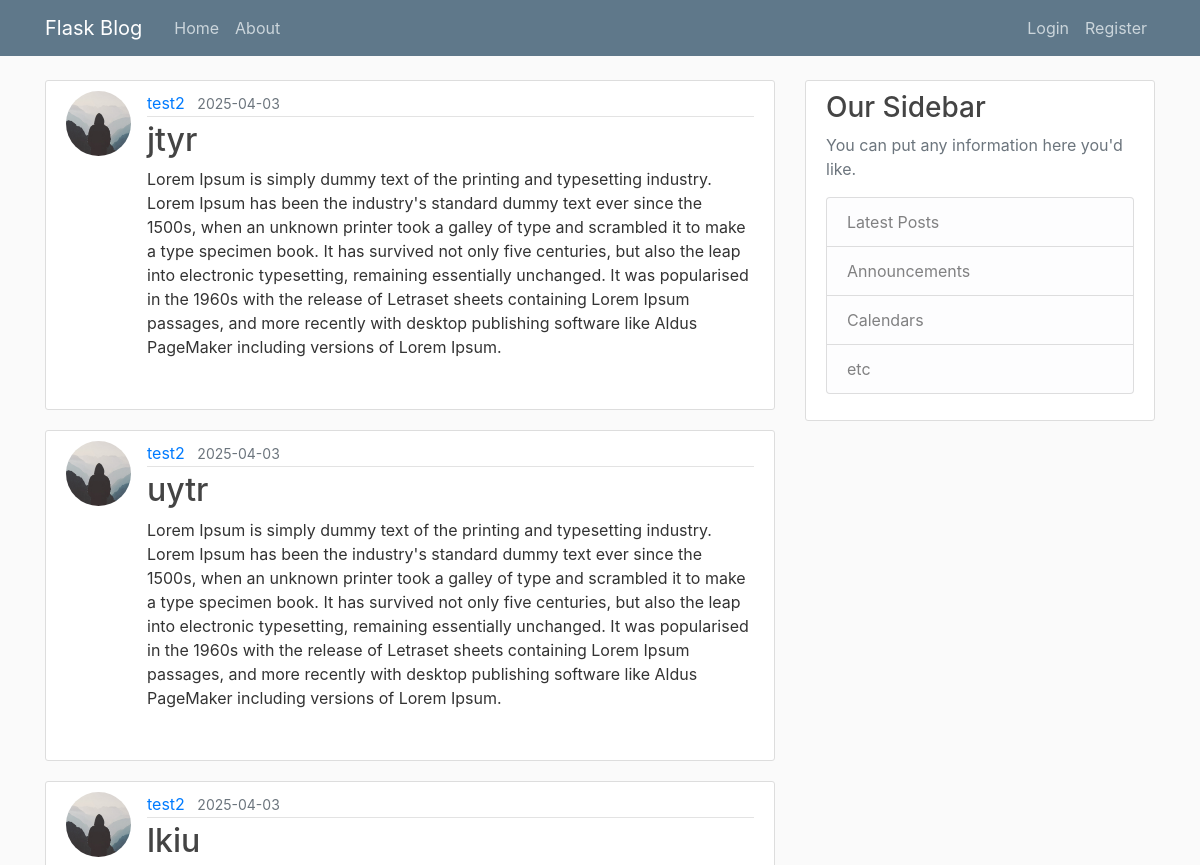
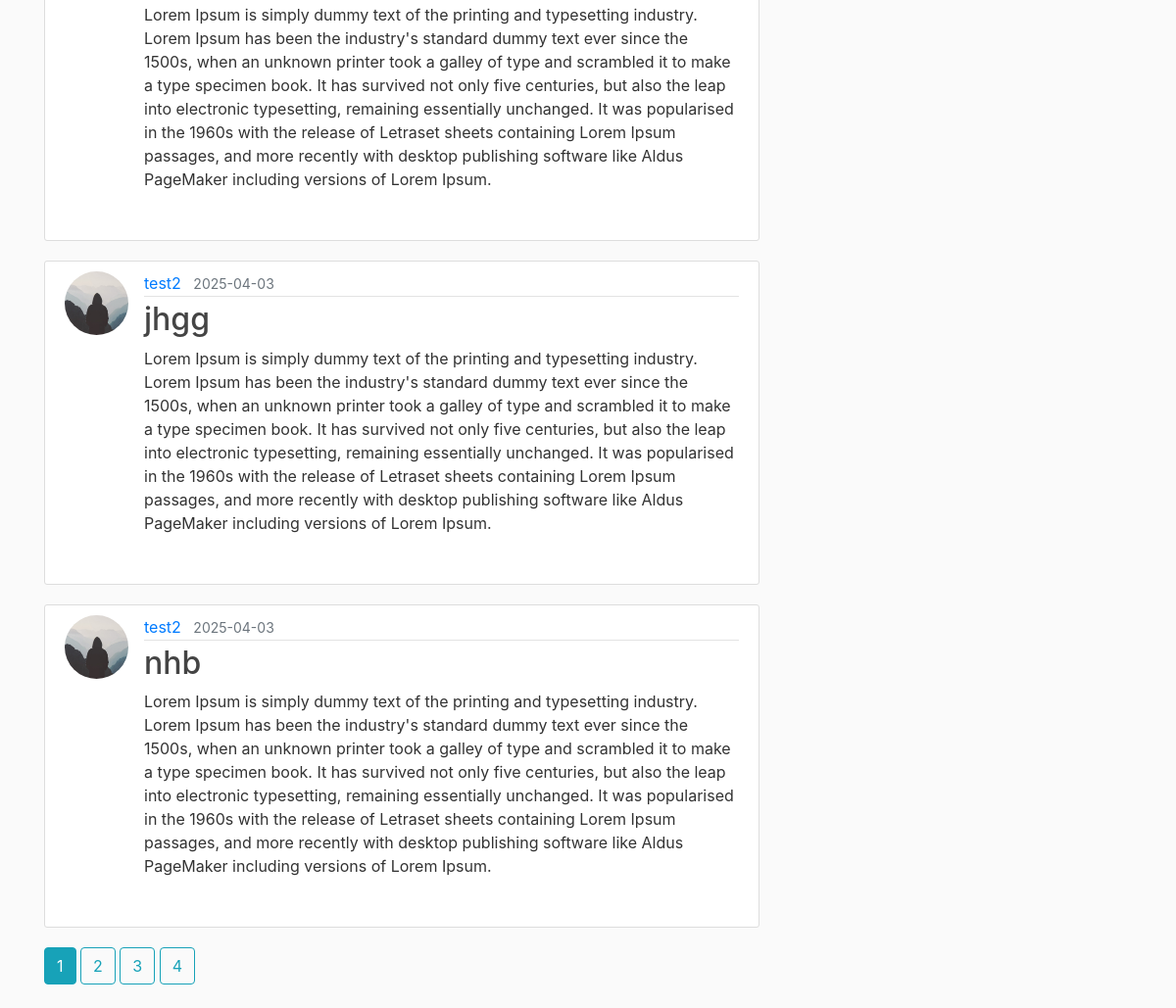
The page /home on the database its author committed (2 pictures, top to bottom).
### flaskblog/models.py (models this page shows, shortened)
class Post(db.Model):
    id = db.Column(db.Integer, primary_key=True)
    title = db.Column(db.String(100), nullable=False)
    date_posted = db.Column(db.DateTime, nullable=False, default=datetime.utcnow)
    content = db.Column(db.Text, nullable=False)
    user_id = db.Column(db.Integer, db.ForeignKey('user.id'), nullable=False)

class User(db.Model, UserMixin):
    id = db.Column(db.Integer, primary_key=True)
    username = db.Column(db.String(20), unique=True, nullable=False)
    email = db.Column(db.String(120), unique=True, nullable=False)
    image_file = db.Column(db.String(20), nullable=False, default='default.jpg')
    password = db.Column(db.String(60), nullable=False)
    posts = db.relationship('Post', backref='author', lazy=True)

### flaskblog/main/routes.py (the view)
@main.route("/")
@main.route("/home")
def home():
    page = request.args.get('page', 1, type=int)
    posts = Post.query.order_by(Post.date_posted.desc()).paginate(per_page=5)
    return render_template('home.html', posts=posts)

### flaskblog/templates/home.html
{% extends "layout.html" %}
{% block content %}
    {% for post in posts.items %}
        <article class="media content-section">
          <img class="rounded-circle article-img" src="{{ url_for('static', filename='profile_pics/' + post.author.image_file) }}">
          <div class="media-body">
            <div class="article-metadata">
              <a class="mr-2" href="{{ url_for('users.user_posts', username=post.author.username) }}">{{ post.author.username }}</a>
              <small class="text-muted">{{ post.date_posted.strftime('%Y-%m-%d') }}</small>
            </div>
            <h2><a class="article-title" href="{{ url_for('posts.post', post_id=post.id) }}">{{ post.title }}</a></h2>
            <p class="article-content">{{ post.content }}</p>
          </div>
        </article>
    {% endfor %}
    {% for page_num in posts.iter_pages(left_edge=1, right_edge=1, left_current=1, right_current=2) %}
      {% if page_num %}
        {% if posts.page == page_num %}
          <a class="btn btn-info mb-4" href="{{ url_for('main.home', page=page_num) }}">{{ page_num }}</a>
        {% else %}
          <a class="btn btn-outline-info mb-4" href="{{ url_for('main.home', page=page_num) }}">{{ page_num }}</a>
        {% endif %}
      {% else %}
        ...
      {% endif %}
    {% endfor %}
{% endblock content %}

### flaskblog/static/main.css (style rules this page uses)
body { background: #fafafa; color: #333333; margin-top: 5rem; }
h1, h2, h3, h4, h5, h6 { color: #444444; }
.content-section { background: #ffffff; padding: 10px 20px; border: 1px solid #dddddd; border-radius: 3px; margin-bottom: 20px; }
.article-title { color: #444444; }
.article-content { white-space: pre-line; }
.article-img { height: 65px; width: 65px; margin-right: 16px; }
.article-metadata { padding-bottom: 1px; margin-bottom: 4px; border-bottom: 1px solid #e3e3e3 }

### rows shown on the page
Post: image_file (placeholder picture), author.username "test2", date_posted "2025-04-03", title "jtyr", content "Lorem Ipsum is simply dummy text of the printing and typesetting industry. Lorem Ipsum has been the industry's standard dummy text ever since the 1500s, when an unknown printer took a galley of type and scrambled it to make a type specimen book. It has survived not only five centuries, but also the leap into electronic typesetting, remaining essentially unchanged. It was popularised in the 1960s with the release of Letraset sheets containing Lorem Ipsum passages, and more recently with desktop publishing software like Aldus PageMaker including versions of Lorem Ipsum."
Post: image_file (placeholder picture), author.username "test2", date_posted "2025-04-03", title "uytr", content "Lorem Ipsum is simply dummy text of the printing and typesetting industry. Lorem Ipsum has been the industry's standard dummy text ever since the 1500s, when an unknown printer took a galley of type and scrambled it to make a type specimen book. It has survived not only five centuries, but also the leap into electronic typesetting, remaining essentially unchanged. It was popularised in the 1960s with the release of Letraset sheets containing Lorem Ipsum passages, and more recently with desktop publishing software like Aldus PageMaker including versions of Lorem Ipsum."
Post: image_file (placeholder picture), author.username "test2", date_posted "2025-04-03", title "lkiu", content "Lorem Ipsum is simply dummy text of the printing and typesetting industry. Lorem Ipsum has been the industry's standard dummy text ever since the 1500s, when an unknown printer took a galley of type and scrambled it to make a type specimen book. It has survived not only five centuries, but also the leap into electronic typesetting, remaining essentially unchanged. It was popularised in the 1960s with the release of Letraset sheets containing Lorem Ipsum passages, and more recently with desktop publishing software like Aldus PageMaker including versions of Lorem Ipsum."
Post: image_file (placeholder picture), author.username "test2", date_posted "2025-04-03", title "jhgg", content "Lorem Ipsum is simply dummy text of the printing and typesetting industry. Lorem Ipsum has been the industry's standard dummy text ever since the 1500s, when an unknown printer took a galley of type and scrambled it to make a type specimen book. It has survived not only five centuries, but also the leap into electronic typesetting, remaining essentially unchanged. It was popularised in the 1960s with the release of Letraset sheets containing Lorem Ipsum passages, and more recently with desktop publishing software like Aldus PageMaker including versions of Lorem Ipsum."
Post: image_file (placeholder picture), author.username "test2", date_posted "2025-04-03", title "nhb", content "Lorem Ipsum is simply dummy text of the printing and typesetting industry. Lorem Ipsum has been the industry's standard dummy text ever since the 1500s, when an unknown printer took a galley of type and scrambled it to make a type specimen book. It has survived not only five centuries, but also the leap into electronic typesetting, remaining essentially unchanged. It was popularised in the 1960s with the release of Letraset sheets containing Lorem Ipsum passages, and more recently with desktop publishing software like Aldus PageMaker including versions of Lorem Ipsum."

### other values the page prints
{{ page_num }} "1"
{{ page_num }} "2" "3" "4"
